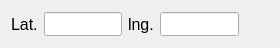
<?xml version="1.0" encoding="UTF-8"?>
<ui version="4.0">
 <class>Form</class>
 <widget class="QWidget" name="Form">
  <property name="geometry">
   <rect>
    <x>0</x>
    <y>0</y>
    <width>280</width>
    <height>48</height>
   </rect>
  </property>
  <property name="windowTitle">
   <string>Form</string>
  </property>
  <layout class="QHBoxLayout" name="horizontalLayout">
   <item>
    <widget class="QLabel" name="label">
     <property name="font">
      <font>
       <pointsize>12</pointsize>
      </font>
     </property>
     <property name="text">
      <string>Lat.</string>
     </property>
    </widget>
   </item>
   <item>
    <widget class="QLineEdit" name="lineEdit">
     <property name="minimumSize">
      <size>
       <width>0</width>
       <height>24</height>
      </size>
     </property>
    </widget>
   </item>
   <item>
    <widget class="QLabel" name="label_2">
     <property name="font">
      <font>
       <pointsize>12</pointsize>
      </font>
     </property>
     <property name="text">
      <string>lng.</string>
     </property>
    </widget>
   </item>
   <item>
    <widget class="QLineEdit" name="lineEdit_2">
     <property name="minimumSize">
      <size>
       <width>0</width>
       <height>24</height>
      </size>
     </property>
    </widget>
   </item>
   <item>
    <widget class="QPushButton" name="pushButton">
     <property name="minimumSize">
      <size>
       <width>24</width>
       <height>24</height>
      </size>
     </property>
     <property name="styleSheet">
      <string notr="true">QPushButton{
border:none;
	background-image: url(:/minus/minus-blue.png);
}
QPushButton:hover:!pressed{
background-image: url(:/minus/minus-red.png);
}</string>
     </property>
     <property name="text">
      <string/>
     </property>
    </widget>
   </item>
  </layout>
 </widget>
 <resources>
  <include location="../resources/img/Resources.qrc"/>
 </resources>
 <connections/>
</ui>
